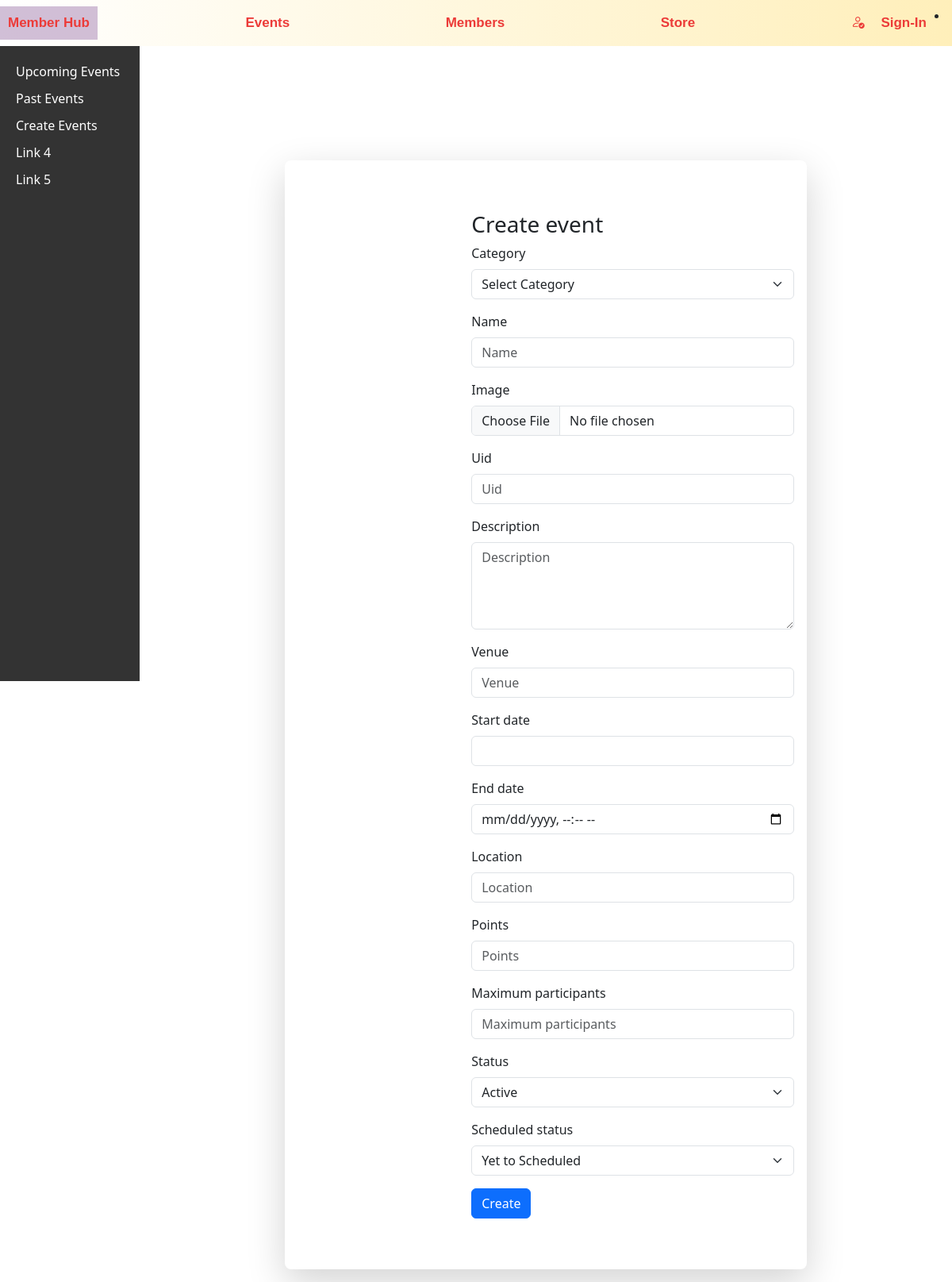
The page /events/create_event/ on the database as committed earlier.
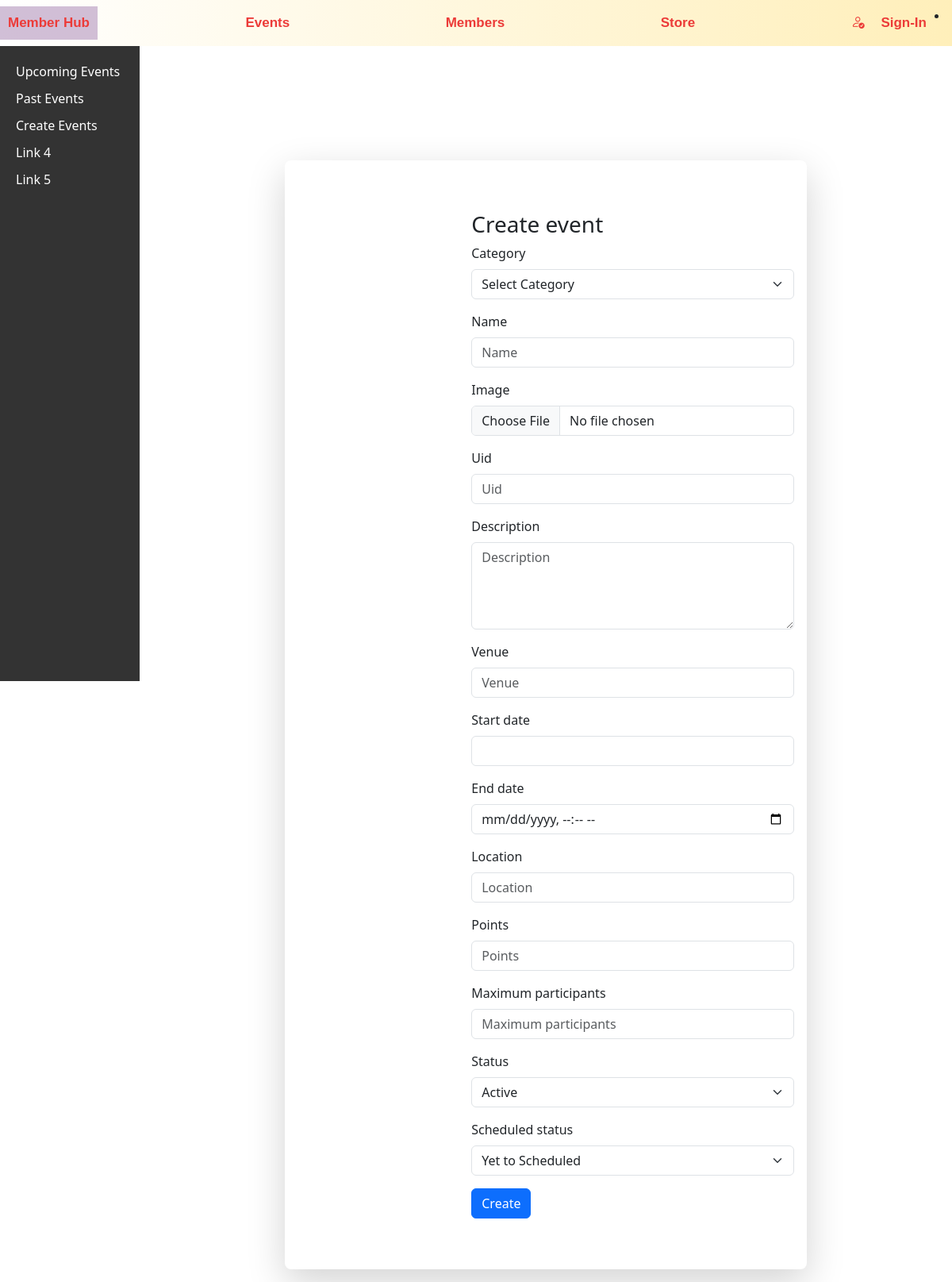
The same page on the database as committed later.
### events/models.py (models this page shows)
class EventCategory(models.Model):
    name = models.CharField(max_length=100)
    description = models.TextField(default=True)
    code = models.CharField(max_length=100)
    image = models.ImageField(upload_to='event_category', blank=True, null=True)
    priority = models.IntegerField(default=0)
    created_date = models.DateTimeField(auto_now_add=True)
    updated_date = models.DateTimeField(auto_now=True)
    status_choice = ((True, 'Active'), (False, 'Inactive'))
    status = models.BooleanField(choices=status_choice ,default=True)
    def __str__(self):
        return self.name

### events/views.py (the view, shortened to what this page needs)
# urls.py: path('create_event/',views.CreateEventPage, name='create_event'),
def CreateEventPage(request):
    form = EventForm(request.POST , request.FILES or None)
    data = Event.objects.all()
    return render(request, 'events/create_event.html', {'data': data, 'form': form})

### templates/events/create_event.html (shortened to what this page needs)
{% extends 'layout/base.html' %}
{% load django_bootstrap5 %}
{% load static %}
{% block content %}
<div class="container-eve">
    <div class="sidebar">
      <a href="{% url 'events' %}">Upcoming Events</a>
      <a href="{% url 'events' %}">Past Events</a>
      <a href="{% url 'create_event' %}">Create Events</a>
      <a href="#">Link 4</a>
      <a href="#">Link 5</a>
    </div>
<div class="container pt-5">
    <div class="row justify-content-center align-items-center 100h pt-5">
        <div class="col-lg-8 ">
            <div class="card mb-3 border-0 rounded-3 shadow-lg mt-5">
                <div class="row g-0">
                    <div class="col-md-4 rounded-start mx-auto d-flex align-items-center">
                    </div>
                    <div class="col-md-8 py-5">
                        <div class="card-body">
                            <h3>Create event</h3>
                            <form method="POST">
                                {% bootstrap_form form %}
                                {% bootstrap_button "Create" type="submit" %}
                            </form>
                        </div>
                    </div>
                </div>
            </div>
        </div>
    </div>
</div>
</div>
{% endblock content %}

Rows that differ between the two databases and show on the page:
added EventCategory: status "Active"
